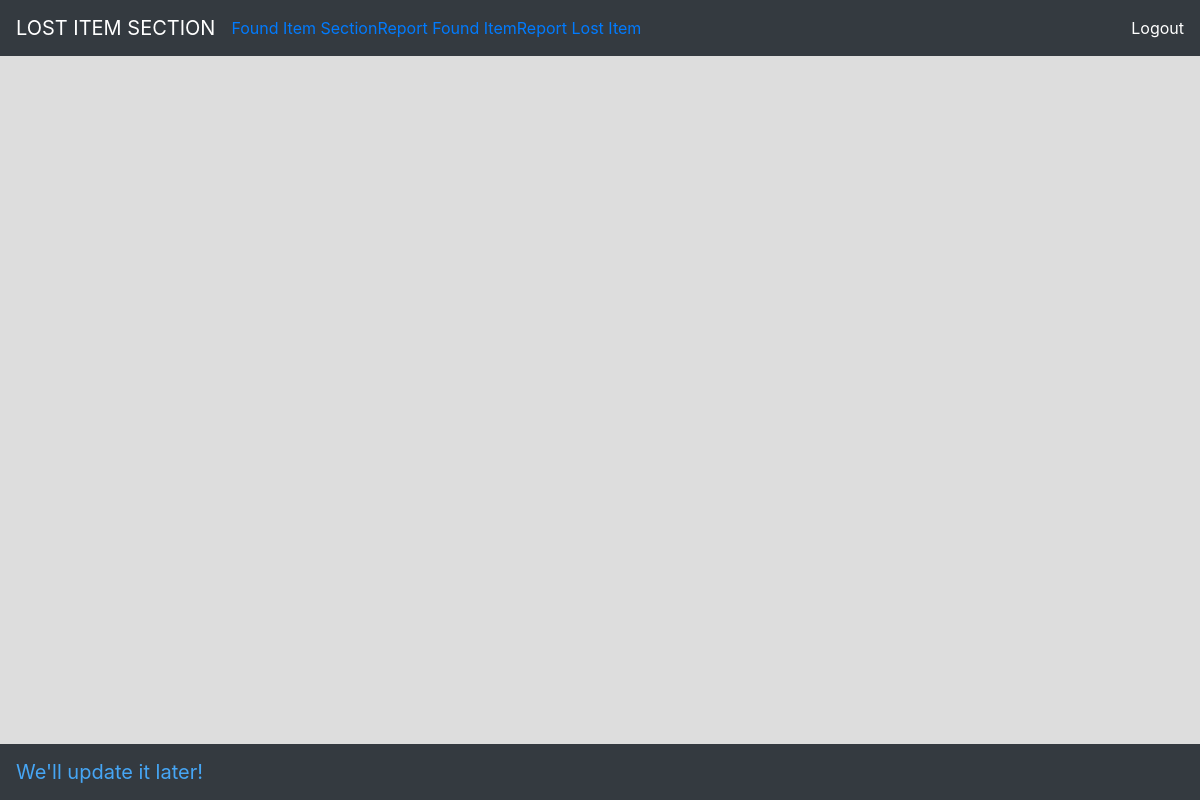
Before: / (signed in) with the older database file.
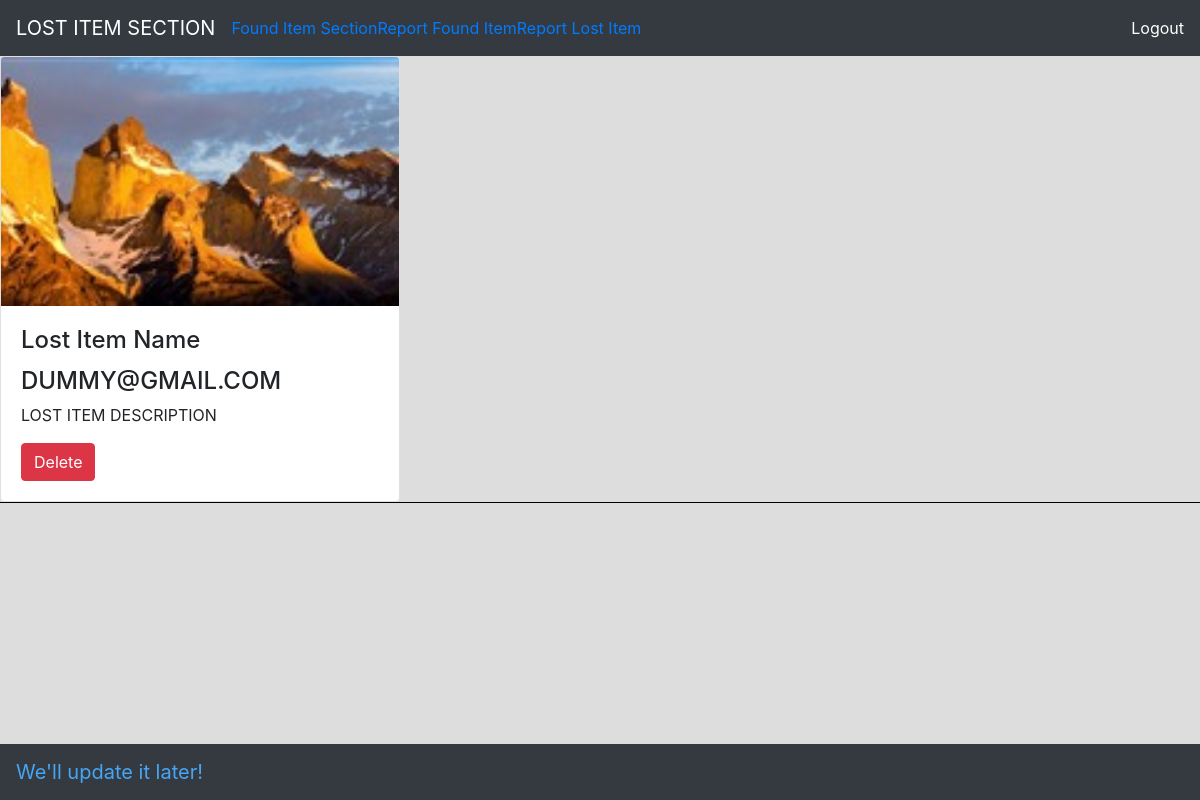
After: the same page with the newer database file.
### lostfound/models.py (models this page shows, shortened)
class LostItem(models.Model):
    itemname = models.CharField(max_length=100, verbose_name = "Item Name", null=True, blank=True)
    itemimage = models.ImageField(upload_to='media/', verbose_name = "ITEM IMAGE", blank=True, null=True)
    itemdescription = models.CharField(max_length=2000,verbose_name = "Item Description", null=True, blank=True)
    iteamlostlocation = models.CharField(max_length=200, verbose_name = "Location Lost",null=True, blank=True,)
    owneremail = models.EmailField(max_length=200,verbose_name = "Owner's Email", null=False)
    timecreated = models.DateTimeField(auto_now=True, verbose_name = "Time Created",)
    date = models.DateField(auto_now_add=True,verbose_name = "Date", blank=True, null=True)
    class Meta:
        ordering = ('-timecreated',)

### lostfound/views.py (the view)
# urls.py: path('', views.index, name='index'),
def index(request):
    founditem = FoundItem.objects.all()
    lostitem = LostItem.objects.all()
    context = {'founditem':founditem, 'lostitem':lostitem}
    return render(request, 'lostfound/index.html', context)

### lostfound/templates/lostfound/index.html (shortened to what this page needs)
{% load static %}
{% load socialaccount %}
<html lang="en">
<head>
<link rel="stylesheet" href="{% static 'style/index.css' %}">
<link rel="stylesheet" href="https://maxcdn.bootstrapcdn.com/bootstrap/4.0.0/css/bootstrap.min.css">
<link rel="stylesheet" href="https://cdnjs.cloudflare.com/ajax/libs/font-awesome/4.7.0/css/font-awesome.min.css">
<link href="https://use.fontawesome.com/releases/v5.0.6/css/all.css" rel="stylesheet">
</head>
<body>
  <nav class="navbar navbar-expand-lg navbar-dark bg-dark">
    {%block name%}
      <a href="/" class="navbar-brand">LOST ITEM SECTION</a>
      {%endblock%}
    <div class="collapse navbar-collapse" id="navbarText">
      <ul class="navbar-nav mr-auto">
        <li class="nav-item active">
          <a href="{% url 'founditemlist' %}">Found Item Section <span class="sr-only">(current)</span></a>
        </li>
        <li class="nav-item">
          <a href="{% url 'createfounditem' %}">Report Found Item</a>
        </li>
        <li class="nav-item">
          <a href="{% url 'createlostitem' %}">Report Lost Item</a>
        </li>
      </ul>
      {% if request.user.is_authenticated %}
      <span class="navbar-text">
        <a href="{% url 'logout' %}">
          Logout
        </a>
      {% else %}
      <span class="navbar-text">
        <a href="{% provider_login_url 'google' %}">
          Login with google
        </a>
      </span>
      {% endif %}
    </div>
  </nav>
{%block body%}
{% for lost in lostitem%}
<div class="card" style="width:400px">
  <img class="card-img-top" src="{{lost.itemimage.url}}" alt="Image is not provided!">
  <div class="card-body">
    <h4 class="card-title">Lost Item Name</h4>
    <h4>{{lost.owneremail}}</h4>
    <p class="card-text">{{lost.itemdescription}}</p>
    {% if request.user.is_authenticated %}
    <a href="{% url 'deletelostitem' lost.id %}" class="btn btn-danger">Delete</a>
    {% else %}
    <a href="{% url 'login_alert' %}" class="btn btn-danger">Delete</a>
    {% endif %}
  </div>
</div>
<hr style="background:white; padding:0; margin:0;">
{% endfor %}
{%endblock%}
<br> <br> <br>
<nav class="navbar fixed-bottom navbar-light bg-dark">
  <a class="navbar-brand" href="#" style="color: rgb(70, 166, 245);">We'll update it later!</a>
</nav>
</body>
</html>

### lostfound/templates/lostfound/index.html (style rules this page uses)
body { background-color: #ddd; }
hr { border-top: 1px solid black; }

Changed rows visible on the page:
added LostItem: itemimage (picture), owneremail "DUMMY@GMAIL.COM", itemdescription "LOST ITEM DESCRIPTION"
